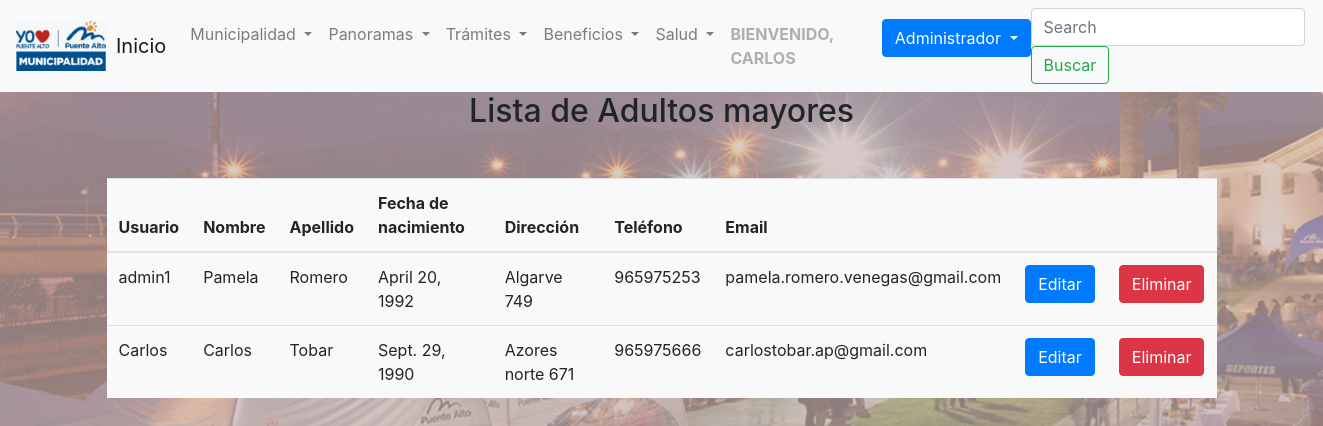
Screenshot of /perfiles/ (signed in) with the database file from the repository.
### usuario/models.py (models this page shows, shortened)
class Perfil(models.Model):
    usuario = models.OneToOneField(User, on_delete=models.CASCADE, related_name='perfil')  # Relación con el modelo User
    nombre = models.CharField(max_length=255, null=True, blank=True)
    apellido = models.CharField(max_length=255, null=True, blank=True)
    fecha_nacimiento = models.DateField(null=True, blank=True)  # Ejemplo de campo adicional
    direccion = models.CharField(max_length=255, null=True, blank=True)
    telefono = models.CharField(max_length=20, null=True, blank=True)
    email = models.EmailField(max_length=255, null=True, blank=True)

### usuario/views.py (the view)
# urls.py: path('perfiles/', views.lista_perfiles, name='perfil'),
def lista_perfiles(request):
    perfiles = Perfil.objects.all()  # Obtener todos los perfiles de la tabla
    return render(request, 'perfil.html', {'perfiles': perfiles})

### usuario/templates/perfil.html (shortened to what this page needs)
<!DOCTYPE html>
<html lang="en">
<head>
    <link rel="stylesheet" href="https://cdn.jsdelivr.net/npm/bootstrap@4.6.2/dist/css/bootstrap.min.css">
    {% load static %}
</head>
<body>
    <nav class="navbar navbar-expand-lg navbar-light bg-light">
        <img src="{% static 'image/logo_puente.png' %}" alt="logo_puente" style="margin-right: 10px;"><a class="navbar-brand" href="{% url 'index' %}">Inicio</a>
        <div class="collapse navbar-collapse" id="navbarSupportedContent">
          <ul class="navbar-nav mr-auto">
            <li class="nav-item dropdown">
              <a class="nav-link dropdown-toggle" href="#" role="button" data-toggle="dropdown" aria-expanded="false">
                Municipalidad
              </a>
            </li>
            <li class="nav-item dropdown">
                <a class="nav-link dropdown-toggle" href="#" role="button" data-toggle="dropdown" aria-expanded="false">
                  Panoramas
                </a>
              </li>
              <li class="nav-item dropdown">
                <a class="nav-link dropdown-toggle" href="#" role="button" data-toggle="dropdown" aria-expanded="false">
                  Trámites
                </a>
              </li>
              <li class="nav-item dropdown">
                <a class="nav-link dropdown-toggle" href="#" role="button" data-toggle="dropdown" aria-expanded="false">
                  Beneficios
                </a>
              </li>
              <li class="nav-item dropdown">
                <a class="nav-link dropdown-toggle" href="#" role="button" data-toggle="dropdown" aria-expanded="false">
                  Salud
                </a>
              </li>
            <li class="nav-item">
              <a class="nav-link disabled"><strong>BIENVENIDO, {{ user.username|upper }}</strong></a>
            </li>
          </ul>
          {% if user.is_authenticated %}
        <ul>
          <div class="dropdown">
             <a class="btn btn-primary dropdown-toggle" id="adminDropdown" type="button" data-toggle="dropdown" aria-expanded="false">
                 Administrador
              </a>
              </div>
          </div>
      {% else %}
          <form method="post" action="{% url 'login' %}">
            {% csrf_token %}
            <button type="submit" class="btn btn-primary">Iniciar Sesión</button>
        </form>
      {% endif %}
          <form class="form-inline my-2 my-lg-0">
            <input class="form-control mr-sm-2" type="search" placeholder="Search" aria-label="Search">
            <button class="btn btn-outline-success my-2 my-sm-0" type="submit">Buscar</button>
          </form>
      </nav>
      <h2 class="text-center">Lista de Adultos mayores</h2>
      <div class="container mt-5 d-flex justify-content-center">
        <table class="table" style="background-color: rgb(250, 249, 249);">
          <thead>
            <tr>
              <th scope="col">Usuario</th>
              <th scope="col">Nombre</th>
              <th scope="col">Apellido</th>
              <th scope="col">Fecha de nacimiento</th>
              <th scope="col">Dirección</th>
              <th scope="col">Teléfono</th>
              <th scope="col">Email</th>
              <th></th>
              <th></th>
            </tr>
          </thead>
          <tbody>
            {% for perfil in perfiles %}
            <tr>
              <td>{{ perfil.usuario.username }}</td>
              <td>{{ perfil.nombre }}</td>
              <td>{{ perfil.apellido }}</td>
              <td>{{ perfil.fecha_nacimiento }}</td>
              <td>{{ perfil.direccion }} </td>
              <td>{{ perfil.telefono }}</td>
              <td>{{ perfil.email }}</td>
              <td>
                <a href="{% url 'editar_perfil' perfil.id %}" class="btn btn-primary">Editar</a>
              </td>
              <form action="{% url 'eliminar_perfil' perfil.id %}" method="POST" onsubmit="return confirm('¿Estás seguro de que deseas eliminar este perfil?');">
              <td><button type="submit" class="btn btn-danger">Eliminar</button></td>
            </tr>
            {% empty %}
            <tr>
                <td colspan="4" class="text-center">No hay perfiles disponibles.</td>
            </tr>
            {% endfor %}
          </tbody>
        </table>
    </div>
</body>
</html>

### rows the page displays
Perfil: usuario.username "admin1", nombre "Pamela", apellido "Romero", fecha_nacimiento "April 20, 1992", direccion "Algarve 749", telefono "965975253", email "pamela.romero.venegas@gmail.com"
Perfil: usuario.username "Carlos", nombre "Carlos", apellido "Tobar", fecha_nacimiento "Sept. 29, 1990", direccion "Azores norte 671", telefono "965975666", email "carlostobar.ap@gmail.com"

### other values shown
{{ user.username|upper }} "CARLOS"
